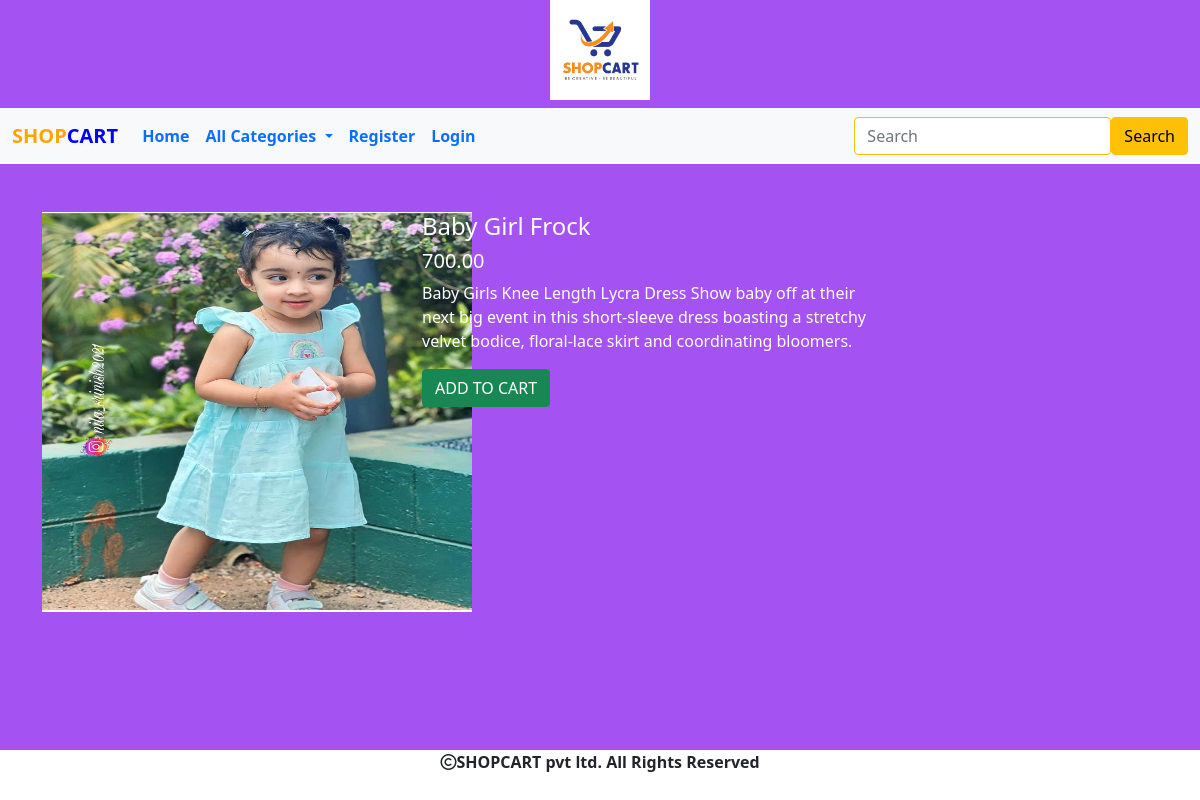
Screenshot of /detail/Baby Girl Frock with the database file from the repository.
### shop/models.py (models this page shows, shortened)
class Product(models.Model):
    name=models.CharField(max_length=200)
    desc=models.TextField()
    image=models.ImageField(upload_to='shop/products',blank=True,null=True)
    price=models.DecimalField(max_digits=10,decimal_places=2)
    category=models.ForeignKey(Category,on_delete=models.CASCADE)
    stock=models.IntegerField()
    available=models.BooleanField(default=True)
    created=models.DateTimeField(auto_now_add=True)
    updated=models.DateTimeField(auto_now=True)

### shop/views.py (the view)
# urls.py: path('detail/<p>',views.detail,name="detail"),
def detail(request,p):
    product=Product.objects.get(name=p)
    return render(request,'detail.html',{'p':product})

### cart/context_processors.py (called while the page is built, shortened)
def productcount(request):
    item_count=0
    return{'count':item_count}

### shop/context_processors.py (called while the page is built)
def menu_links(request):
    c=Category.objects.all()
    return {'links':c}

### templates/detail.html (shortened to what this page needs)
<!DOCTYPE html>
{% extends 'base.html' %}
{% load static %}
{% block content %}
<div class="container mt-5" style="margin-bottom:60px;color:white;">
    <div class="row">
        <div class="col-sm-4"><img src="{{p.image.url}}" height="400px" width="430px"></div>
        <div class="col-sm-5">
            <h4>{{p.name}}</h4>
            <h5>{{p.price}}</h5>
            <p>{{p.desc}}</p>
            {% if user.is_superuser == False %}
            {% if p.stock <= 0 %}
            <h4>Out of Stock</h4>
            {% else %}
            <h4><a href="{% url 'cart:addtocart' p.name %}" class="btn btn-success">ADD TO CART</a></h4>
            {% endif %}
            {% endif %}
        </div>
</div>
</div>
{% endblock %}

### rows the page displays
Product: image (picture), name "Baby Girl Frock", price "700.00", desc "Baby Girls Knee Length Lycra Dress Show baby off at their next big event in this short-sleeve dress boasting a stretchy velvet bodice, floral-lace skirt and coordinating bloomers."
